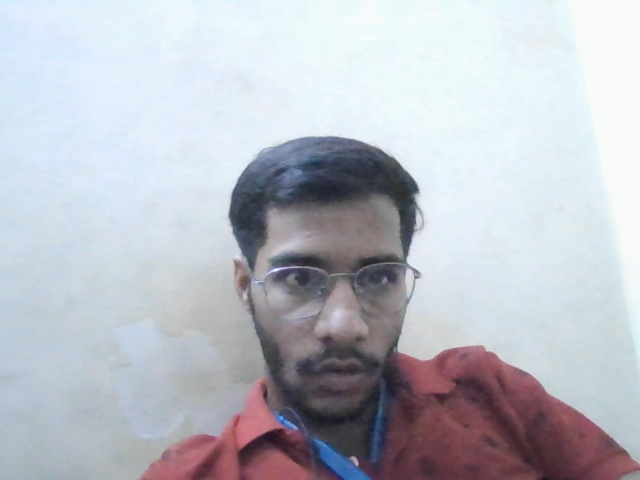
#> input picture persons.jpg, 640 x 480 px
$ jupyter execute 24225013_himanshu_NeighbourhoodPixels_Lab.ipynb
#> lines starting #> are read from the running program, lines starting #| are printed output that depends on the picture; after the words box and inside, x2 and y2 are one past the last pixel; in counts of white or black regions, pixels touching at a corner belong together
# Neighbourhood Pixels Lab: Image Filtering, Edge Detection, and Connectivity

This lab explores how neighbourhood pixel relationships affect image filtering, edge detection, and connectivity using a grayscale CCTV image (pika wallpaper.webp).

---

## Task 1: Load Grayscale Image & Explore Neighbourhood

- Load the image in grayscale.
- Select pixel at (120, 150) and print its 3×3 neighbourhood.
- Display the image marking the selected pixel.

[cell 1]
import cv2
import numpy as np
import matplotlib.pyplot as plt


# Load grayscale image
img_gray = cv2.imread('persons.jpg', cv2.IMREAD_GRAYSCALE)
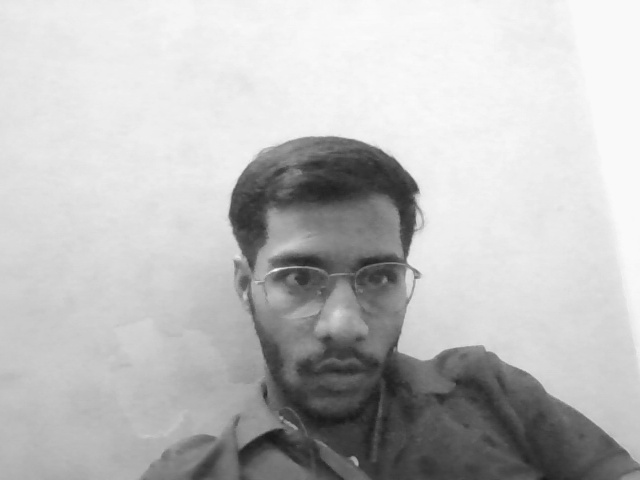
#> img_gray: shape (480, 640); min 24, max 251, mean 189.8
if img_gray is None:
    raise Exception('Image not found!')


# Select pixel coordinates
x, y = 120, 150
neighbourhood = img_gray[x-1:x+2, y-1:y+2]
#> neighbourhood = [[238, 238, 238], [238, 238, 237], [238, 238, 237]]
print('3x3 Neighbourhood of pixel (120,150):')
print(neighbourhood)
#| [[238 238 238]
#|  [238 238 237]
#|  [238 238 237]]


# Display image with marked pixel
img_marked = img_gray.copy()
cv2.circle(img_marked, (y, x), 5, (255), -1)
#> img_marked: shape (480, 640); 0.03% of pixels changed, all inside (x1, y1, x2, y2) = (145, 115, 156, 126)
plt.imshow(img_marked, cmap='gray')
plt.title('Grayscale Image with Marked Pixel (120,150)')
plt.axis('off')
plt.show()

## Task 2: 4-Neighbourhood and 8-Neighbourhood Edge Detection

- Perform edge detection using 4-connected and 8-connected neighbourhoods.
- Display both results side by side.

[cell 2]
# 4-Neighbourhood Edge Detection Kernel
kernel_4 = np.array([[0, -1, 0],
                     [-1, 4, -1],
                     [0, -1, 0]])

edge_4 = cv2.filter2D(img_gray, -1, kernel_4)
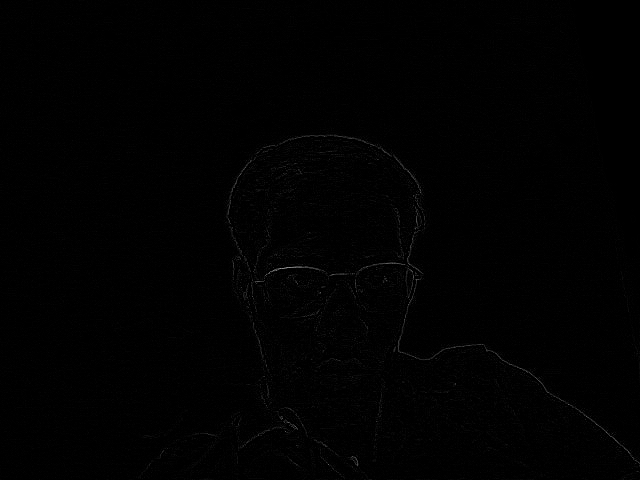
#> edge_4: shape (480, 640); min 0, max 150, mean 1.3

# 8-Neighbourhood Edge Detection Kernel
kernel_8 = np.array([[-1, -1, -1],
                     [-1, 8, -1],
                     [-1, -1, -1]])

edge_8 = cv2.filter2D(img_gray, -1, kernel_8)

# Display results
plt.figure(figsize=(10,4))
plt.subplot(1,2,1)
plt.imshow(edge_4, cmap='gray')
plt.title('4-Neighbourhood Edge')
plt.axis('off')
plt.subplot(1,2,2)
plt.imshow(edge_8, cmap='gray')
plt.title('8-Neighbourhood Edge')
plt.axis('off')
plt.show()
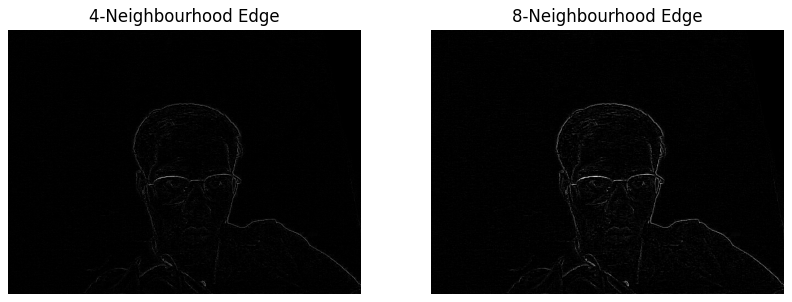
#> figure drawn by matplotlib, 2 panels

## Task 3: Noise Reduction using Neighbourhood Averaging

- Add salt and pepper noise.
- Apply 3×3 mean filter to remove noise.
- Show both noisy and filtered images.

[cell 3]
# Add salt and pepper noise
def add_salt_pepper_noise(image, salt_prob, pepper_prob):
#> called with salt_prob = 0.01, pepper_prob = 0.01
    noisy = image.copy()
    total_pixels = image.size
#> total_pixels = 307200
    num_salt = int(total_pixels * salt_prob)
#> num_salt = 3072
    num_pepper = int(total_pixels * pepper_prob)
#> num_pepper = 3072
    # Salt noise
    coords = [np.random.randint(0, i - 1, num_salt) for i in image.shape]
    noisy[coords[0], coords[1]] = 255
    # Pepper noise
    coords = [np.random.randint(0, i - 1, num_pepper) for i in image.shape]
    noisy[coords[0], coords[1]] = 0
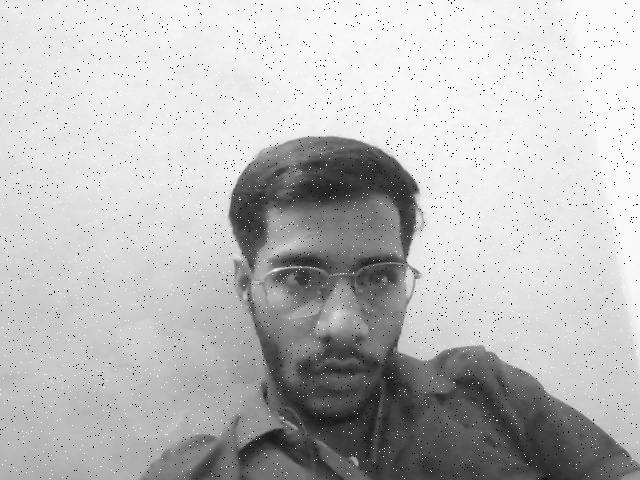
#> noisy: shape (480, 640); min 0, max 255, mean 188.6
    return noisy

noisy_img = add_salt_pepper_noise(img_gray, 0.01, 0.01)

# Apply 3x3 mean filter
mean_kernel = np.ones((3,3), np.float32) / 9
filtered_img = cv2.filter2D(noisy_img, -1, mean_kernel)

plt.figure(figsize=(10,4))
plt.subplot(1,2,1)
plt.imshow(noisy_img, cmap='gray')
plt.title('Salt & Pepper Noise')
plt.axis('off')
plt.subplot(1,2,2)
plt.imshow(filtered_img, cmap='gray')
plt.title('Mean Filtered Image')
plt.axis('off')
plt.show()

$ run again, with fingerprint.jpg copied over persons.jpg
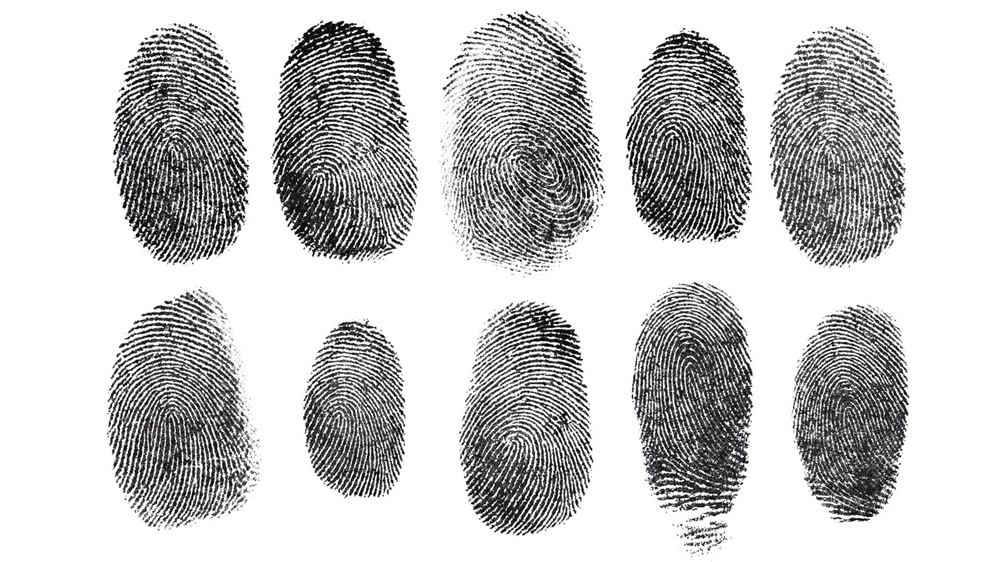
#> input picture fingerprint.jpg, 1000 x 562 px, shrunk from 1440 x 810 before the run
#> neighbourhood = [[82, 23, 31], [27, 8, 132], [65, 170, 235]]
#| [[ 82  23  31]
#|  [ 27   8 132]
#|  [ 65 170 235]]
#> img_marked: shape (562, 1000); min 0, max 255, mean 199.9
#> `edge_8 = cv2.filter2D(img_gray, -1, kernel_8)`:
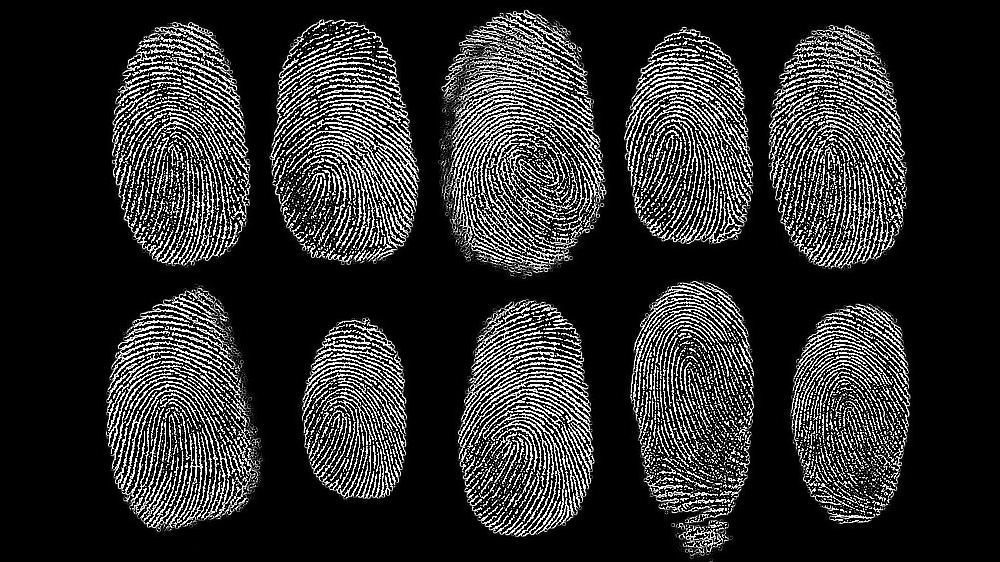
#> edge_8: shape (562, 1000); min 0, max 255, mean 44.5
#> `filtered_img = cv2.filter2D(noisy_img, -1, mean_kernel)`:
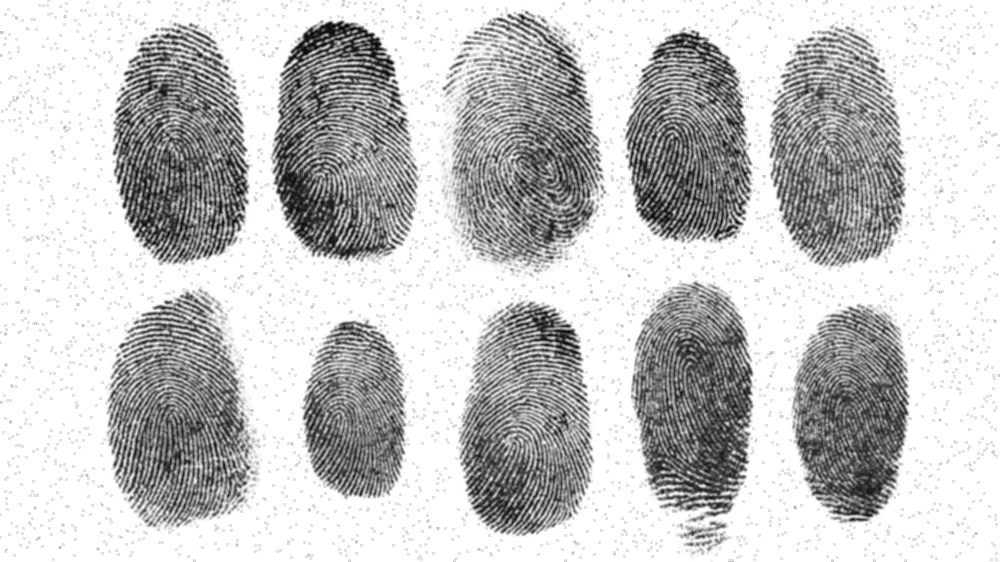
#> filtered_img: shape (562, 1000); min 7, max 255, mean 198.4

$ run again, with log_transformed.jpg copied over persons.jpg
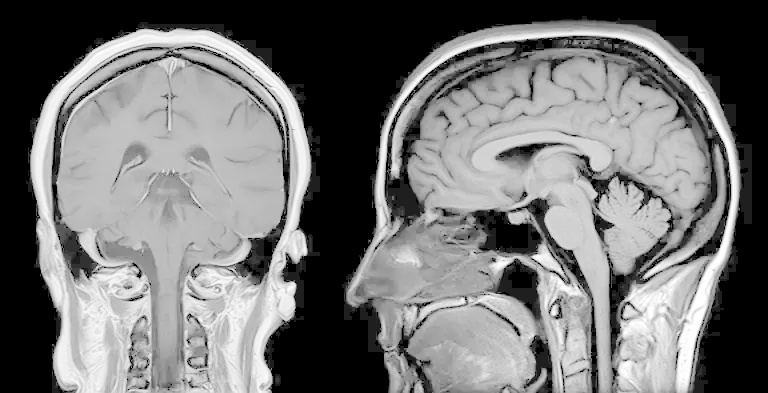
#> input picture log_transformed.jpg, 768 x 393 px
#> img_gray is the input picture: shape (393, 768); min 0, max 255, mean 115.8
#> neighbourhood = [[188, 187, 188], [188, 188, 188], [189, 190, 190]]
#| [[188 187 188]
#|  [188 188 188]
#|  [189 190 190]]
#> img_marked: shape (393, 768); 0.03% of pixels changed, all inside (x1, y1, x2, y2) = (145, 115, 156, 126)
#> `edge_8 = cv2.filter2D(img_gray, -1, kernel_8)`:
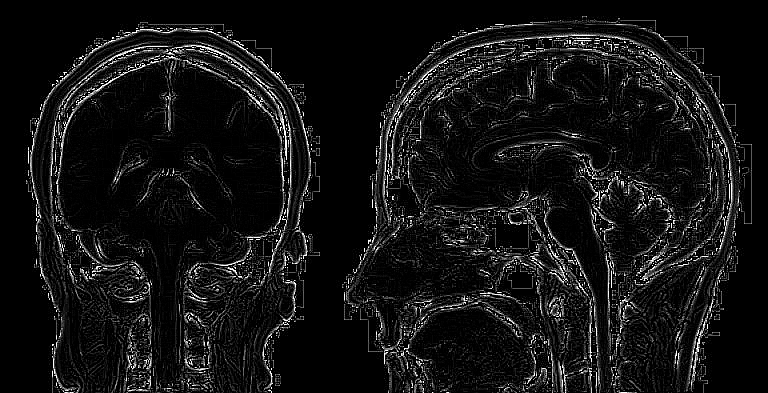
#> edge_8: shape (393, 768); min 0, max 255, mean 19.4
#> `filtered_img = cv2.filter2D(noisy_img, -1, mean_kernel)`:
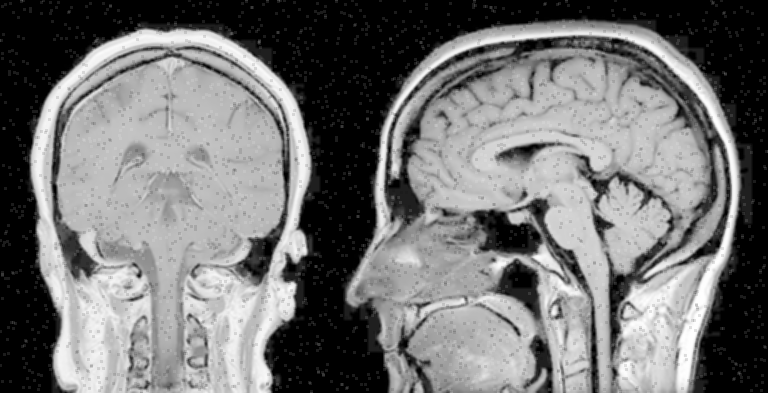
#> filtered_img: shape (393, 768); min 0, max 254, mean 116.1
